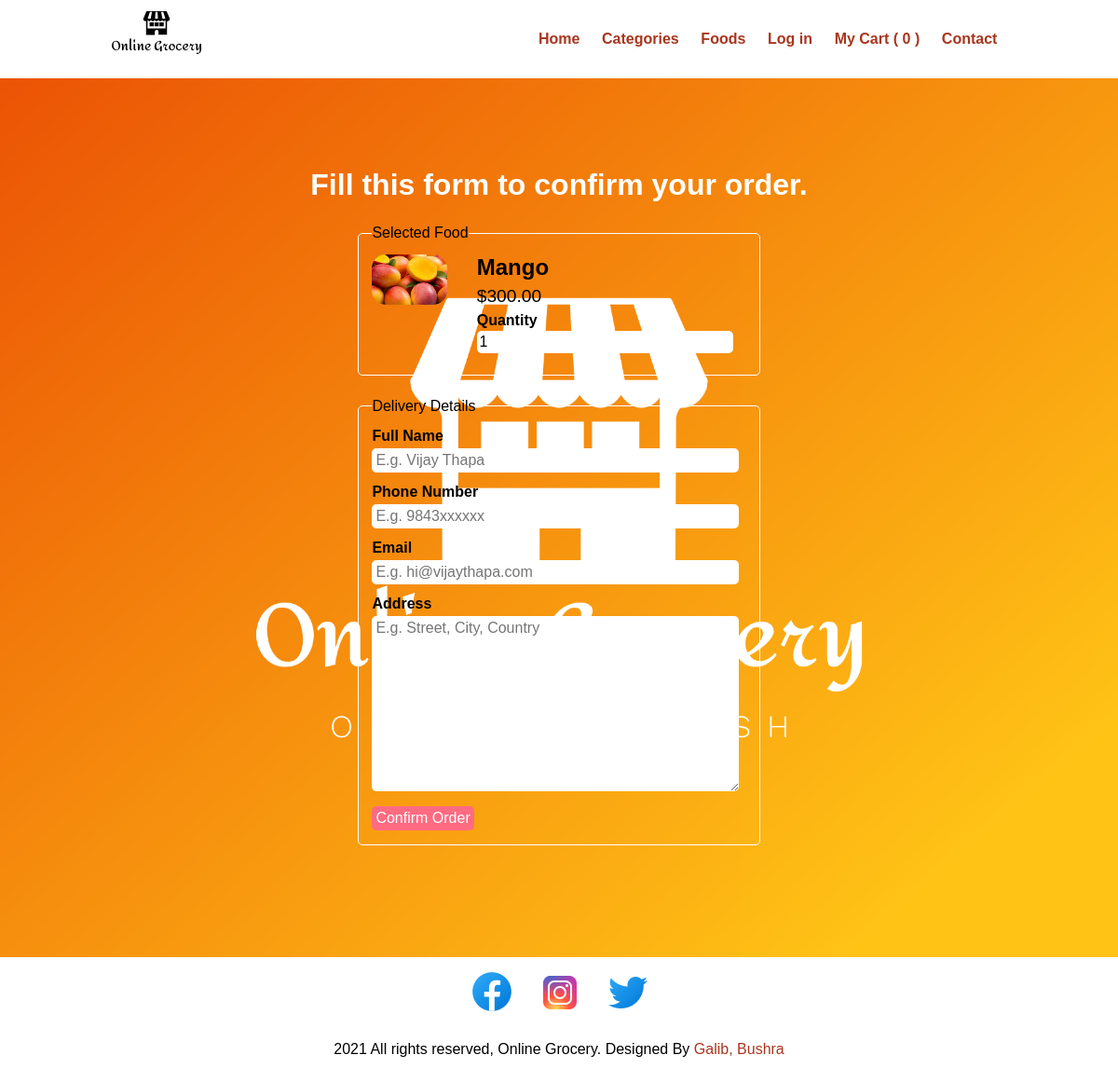
Screenshot of /order.php?food_id=23 with the database file from the repository.
### tables this page shows
CREATE TABLE `tbl_food` (
  `id` int(10) UNSIGNED NOT NULL,
  `title` varchar(100) NOT NULL,
  `description` text NOT NULL,
  `price` decimal(10,2) NOT NULL,
  `image_name` varchar(255) NOT NULL,
  `category_id` int(10) UNSIGNED NOT NULL,
  `featured` varchar(10) NOT NULL,
  `active` varchar(10) NOT NULL
);

### order.php (the view, shortened to what this page needs)
<?php include('partials-front/menu.php'); ?>
<?php
if(isset($_GET['food_id']))
{
    $food_id = $_GET['food_id'];
    $sql = "SELECT * FROM tbl_food WHERE id=$food_id";
    $res = mysqli_query($conn, $sql);
    $count = mysqli_num_rows($res);
    if($count==1)
    {
        $row = mysqli_fetch_assoc($res);
        $title = $row['title'];
        $price = $row['price'];
        $image_name = $row['image_name'];
    }
    else
    {
        header('location:'.SITEURL);
    }
}
else
{
    header('location:'.SITEURL);
}
?>
<section class="food-search">
    <div class="container">
        <h2 class="text-center text-white">Fill this form to confirm your order.</h2>
        <form action="" method="POST" class="order">
            <fieldset>
                <legend>Selected Food</legend>
                <div class="food-menu-img">
                    <?php
                    if($image_name=="")
                    {
                        echo "<div class='error'>Image not Available.</div>";
                    }
                    else
                    {
                        ?>
                        <img src="<?php echo SITEURL; ?>images/food/<?php echo $image_name; ?>" alt="Chicke Hawain Pizza" class="img-responsive img-curve">
                        <?php
                    }
                    ?>
                </div>
                <div class="food-menu-desc">
                    <h3><?php echo $title; ?></h3>
                    <p class="food-price">$<?php echo $price; ?></p>
                    <div class="order-label">Quantity</div>
                    <input type="number" name="qty" class="input-responsive" value="1" required>
                </div>
            </fieldset>
            <fieldset>
                <legend>Delivery Details</legend>
                <div class="order-label">Full Name</div>
                <input type="text" name="full-name" placeholder="E.g. Vijay Thapa" class="input-responsive" required>
                <div class="order-label">Phone Number</div>
                <input type="tel" name="contact" placeholder="E.g. 9843xxxxxx" class="input-responsive" required>
                <div class="order-label">Email</div>
                <input type="email" name="email" placeholder="E.g. hi@vijaythapa.com" class="input-responsive" required>
                <div class="order-label">Address</div>
                <textarea name="address" rows="10" placeholder="E.g. Street, City, Country" class="input-responsive" required></textarea>
                <input type="submit" name="submit" value="Confirm Order" class="btn btn-primary">
            </fieldset>
        </form>
            </div>
        </section>
        <?php include('partials-front/footer.php'); ?>

### css/style.css (style rules this page uses)
* { margin: 0 0; padding: 0 0; font-family: Arial, Helvetica, sans-serif; }
.container { width: 80%; margin: 0 auto; padding: 1%; }
.img-responsive { width: 100%; }
.img-curve { border-radius: 15px; }
.text-center { text-align: center; }
.text-white { color: white; }
.btn { padding: 1%; border: none; font-size: 1rem; border-radius: 5px; }
.btn-primary { background-color: #ff6b81; color: white; cursor: pointer; }
h2 { color: #2f3542; font-size: 2rem; margin-bottom: 2%; }
h3 { font-size: 1.5rem; }
fieldset { border: 1px solid white; margin: 5%; padding: 3%; border-radius: 5px; }
.food-search { background-image: url(../images/cover.png); background-size: cover; background-repeat: no-repeat; background-position: center; padding: 7% 0; }
.food-menu-img { width: 20%; float: left; }
.food-menu-desc { width: 70%; float: left; margin-left: 8%; }
.food-price { font-size: 1.2rem; margin: 2% 0; }
.order { width: 50%; margin: 0 auto; }
.input-responsive { width: 96%; padding: 1%; margin-bottom: 3%; border: none; border-radius: 5px; font-size: 1rem; }
.order-label { margin-bottom: 1%; font-weight: bold; }

### rows the page displays
tbl_food: image_name (picture), title "Mango", price "300.00"

### other values shown
$count "0"
